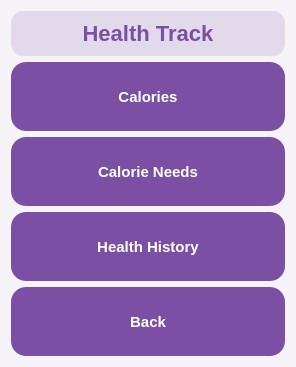
    <widget class="QWidget" name="healthPage">
     <property name="styleSheet">
      <string notr="true">background-color: #f5f2f8;</string>
     </property>
     <layout class="QVBoxLayout" name="verticalLayout_8">
      <item>
       <widget class="QLabel" name="healthTrack">
        <property name="styleSheet">
         <string notr="true">QLabel {
    color: #7b4fa3;
    background-color: rgba(123, 79, 163, 0.15);
    border-radius: 12px;
    padding: 10px;
    font-size: 22px;
    font-weight: bold;
}</string>
        </property>
        <property name="text">
         <string>Health Track</string>
        </property>
        <property name="alignment">
         <set>Qt::AlignmentFlag::AlignCenter</set>
        </property>
       </widget>
      </item>
      <item>
       <widget class="QPushButton" name="caloriesBtn">
        <property name="styleSheet">
         <string notr="true">QPushButton {
    background-color: #7b4fa3;
    color: white;
    border-radius: 15px;
    padding: 12px;
    min-width: 250px;
    min-height: 45px;
    font-size: 15px;
    font-weight: 600;
}

QPushButton:hover {
    background-color: #6a4290;
}</string>
        </property>
        <property name="text">
         <string>Calories</string>
        </property>
       </widget>
      </item>
      <item>
       <widget class="QPushButton" name="calorieNeedsBtn">
        <property name="styleSheet">
         <string notr="true">QPushButton {
    background-color: #7b4fa3;
    color: white;
    border-radius: 15px;
    padding: 12px;
    min-width: 250px;
    min-height: 45px;
    font-size: 15px;
    font-weight: 600;
}

QPushButton:hover {
    background-color: #6a4290;
}</string>
        </property>
        <property name="text">
         <string>Calorie Needs</string>
        </property>
       </widget>
      </item>
      <item>
       <widget class="QPushButton" name="healthHistoryBtn">
        <property name="styleSheet">
         <string notr="true">QPushButton {
    background-color: #7b4fa3;
    color: white;
    border-radius: 15px;
    padding: 12px;
    min-width: 250px;
    min-height: 45px;
    font-size: 15px;
    font-weight: 600;
}

QPushButton:hover {
    background-color: #6a4290;
}</string>
        </property>
        <property name="text">
         <string>Health History</string>
        </property>
       </widget>
      </item>
      <item>
       <widget class="QPushButton" name="healthBackBtn">
        <property name="styleSheet">
         <string notr="true">QPushButton {
    background-color: #7b4fa3;
    color: white;
    border-radius: 15px;
    padding: 12px;
    min-width: 250px;
    min-height: 45px;
    font-size: 15px;
    font-weight: 600;
}

QPushButton:hover {
    background-color: #6a4290;
}</string>
        </property>
        <property name="text">
         <string>Back</string>
        </property>
       </widget>
      </item>
     </layout>
    </widget>
